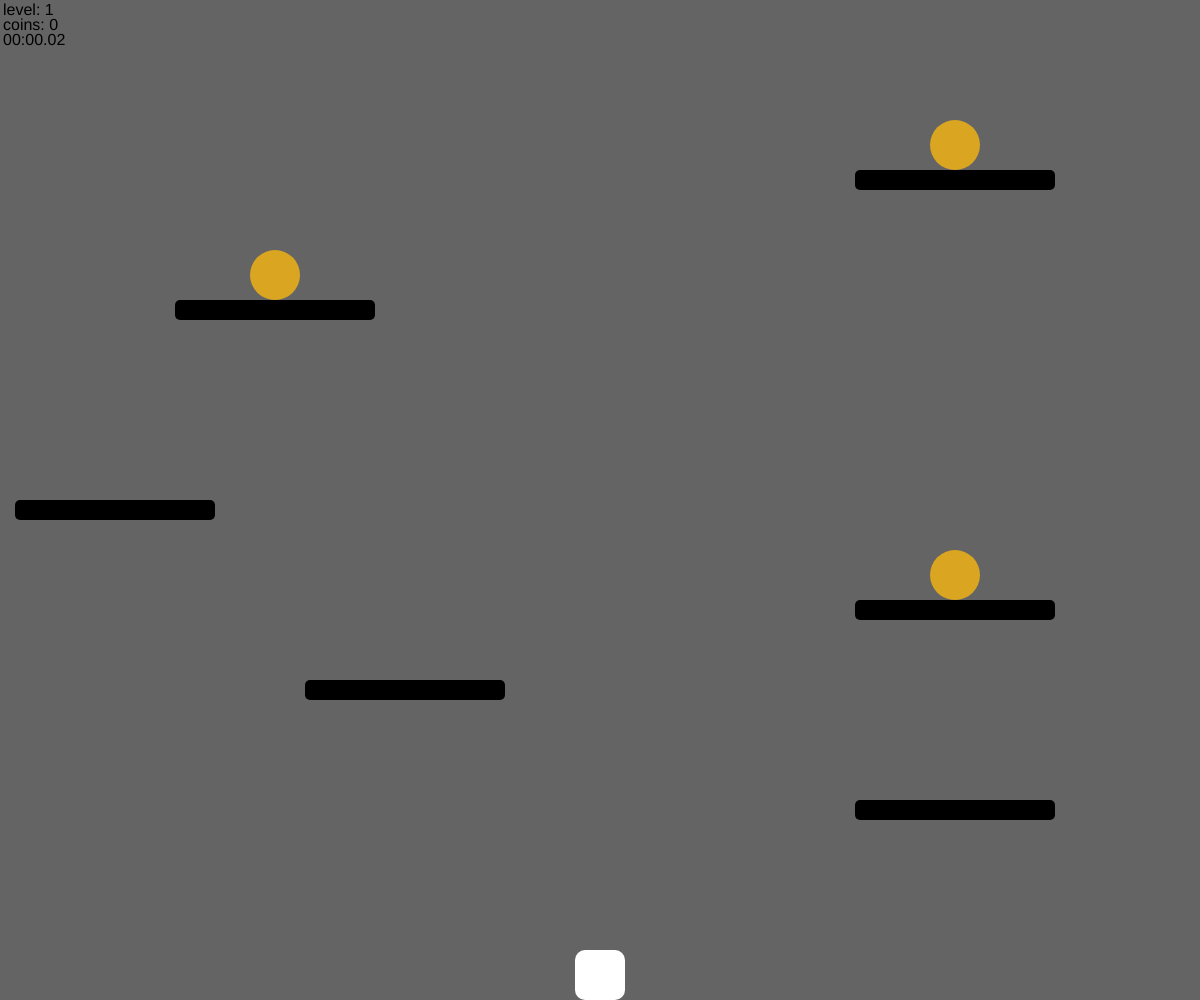
Frame 1 (no input)
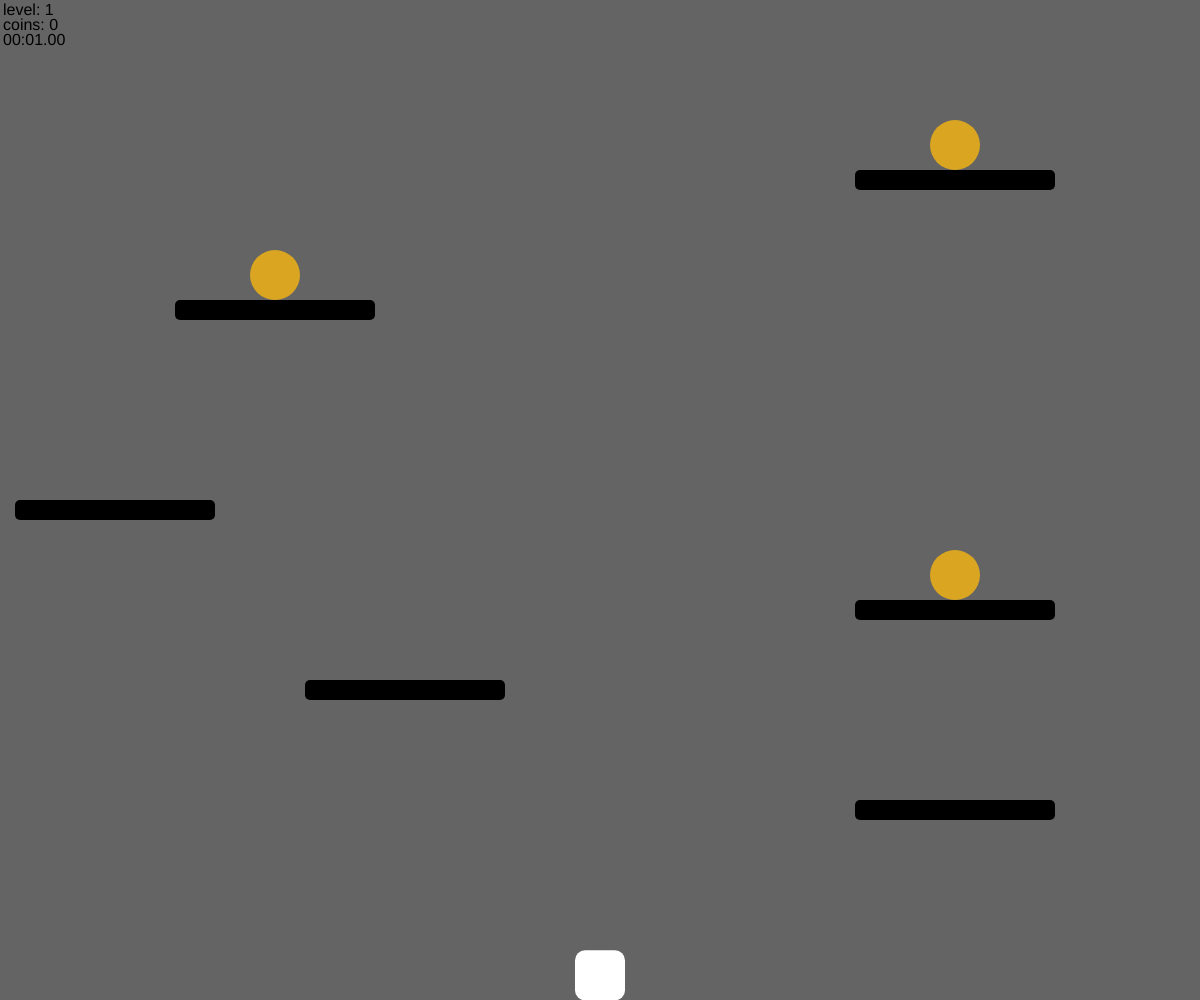
Frame 60 (no input)
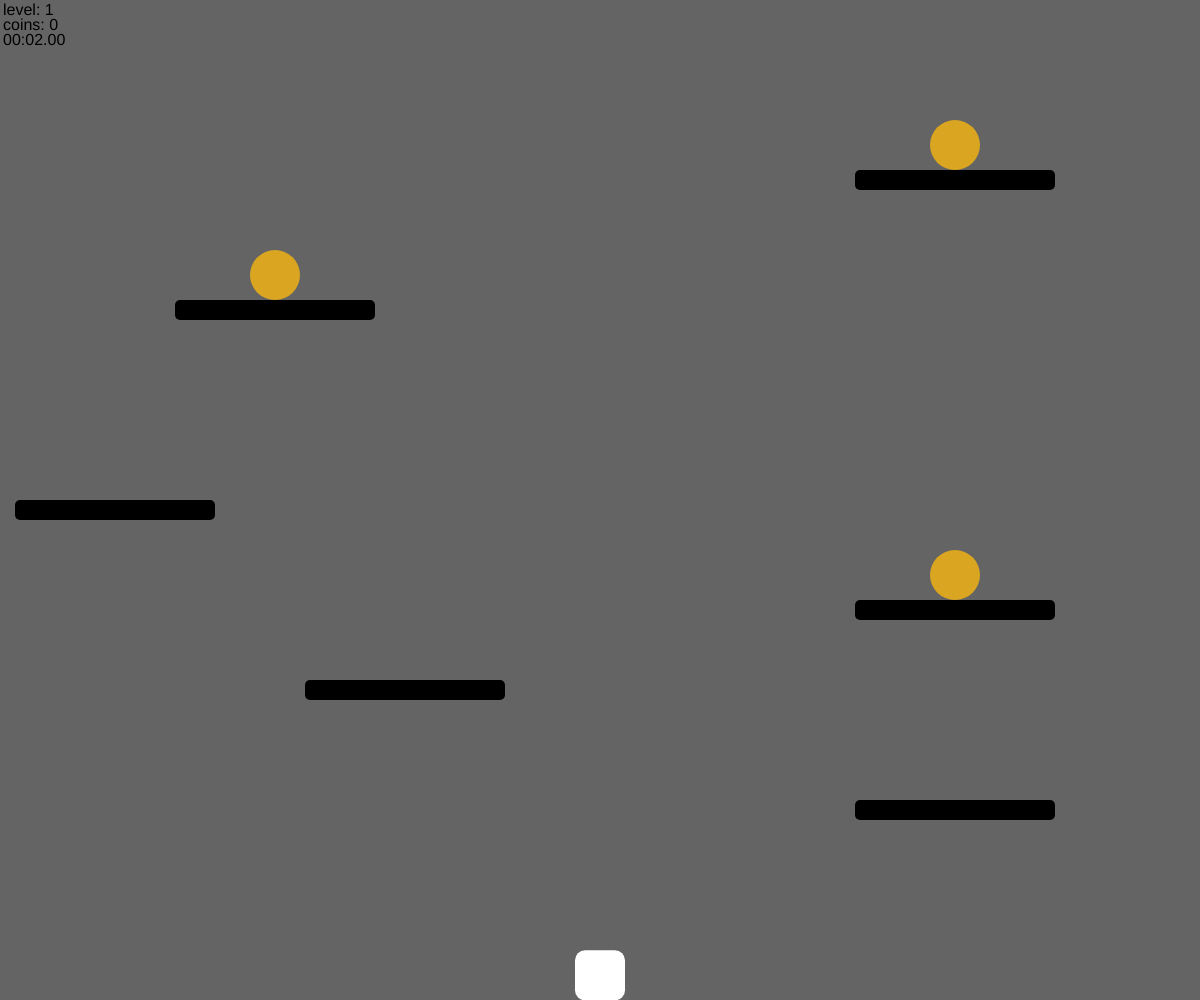
Frame 120 (the mouse pressed at the canvas centre since frame 60)

The p5.js sketch that drew these frames (run headless with seeded random() and noise() and a simulated clock; from frame 60 on, the mouse is pressed at the canvas centre):

// p5.js sketch
// ── sketch.js
// setup variables
let width;
let height;

// player variables
let gravity = .3;
let x;
let y;
let xv = 0;
let yv = 0;
let radius = 25;
let jump = false;
let touch = false;

// game variables
let levels = [];
let coinCount = 0;
let level = 0;

// timer variables
let time = 0;
let stopped = false;

function setup() {

  width = windowWidth;
  height = windowHeight;
  x = width/2;
  y = height - radius;

  levels[0] = {
    platforms: [

      // ground
      {x: 0, y: height, width: width, height: 20},

      // platforms middle
      {x: 855, y: height/2 + 300, width: 200, height: 20},
      {x: 855, y: height/2 + 100, width: 200, height: 20},
      {x: 855, y: height/2 - 330, width: 200, height: 20},

      // platforms left
      {x: 305, y: height/2 + 180, width: 200, height: 20},
      {x: 15, y: height/2, width: 200, height: 20},
      {x: 175, y: height/2 - 200, width: 200, height: 20},

      // platforms right
      {x: 1355, y: height/2, width: 200, height: 20},
      {x: 1355, y: height/2 - 200, width: 200, height: 20}
    ],
    coins: [

      // coins middle
      {x: 955, y: height/2 + 75, width: 50, height: 50},
      {x: 955, y: height/2 - 355, width: 50, height: 50},

      // coins left
      {x: 275, y: height/2 - 225, width: 50, height: 50}
    ]
  };

  levels[1] = {
    platforms: [

      // ground
      {x: 0, y: height, width: width, height: 20},

      // platforms middle
      {x: 855, y: height/2 + 300, width: 200, height: 20},
      {x: 855, y: height/2 + 180, width: 200, height: 20},
      {x: 855, y: height/2 - 40, width: 200, height: 20},

      // platforms left
      {x: 355, y: height/2 - 140, width: 200, height: 20},
      {x: 355, y: height/2 - 260, width: 200, height: 20},
      {x: 5, y: height/2 - 400, width: 200, height: 20},

      // platforms right
      {x: 1405, y: height/2 - 200, width: 200, height: 20},
      {x: 1405, y: height/2 - 80, width: 200, height: 20}
    ],
    coins: [

      // coins middle
      {x: 955, y: height/2 - 65, width: 50, height: 50},

      // coins left
      {x: 105, y: height/2 - 425, width: 50, height: 50},

      // coins right
      {x: 1505, y: height/2 - 225, width: 50, height: 50}
    ]
  };

  levels[2] = {
    platforms: [

      // ground
      {x: 0, y: height, width: width, height: 20},

      // platforms middle
      {x: 855, y: height/2 + 260, width: 200, height: 20},
      {x: 855, y: height/2 + 150, width: 200, height: 20},
      {x: 855, y: height/2 - 270, width: 200, height: 320},
      {x: 855, y: height/2 - 370, width: 200, height: 20},

      // platforms left
      {x: 305, y: height/2, width: 200, height: 20},
      {x: 305, y: height/2 - 110, width: 200, height: 20},

      // platforms right
      {x: 1305, y: height/2 - 60, width: 200, height: 20},
      {x: 1715, y: height/2 - 280, width: 200, height: 20}
    ],
    coins: [

      // coins left
      {x: 405, y: height/2 - 135, width: 50, height: 50},

      // coins right
      {x: 1815, y: height/2 - 305, width: 50, height: 50},

      // coins middle
      {x: 955, y: height/2 - 395, width: 50, height: 50}
    ]
  };

  levels[3] = {
    platforms: [

      // ground
      {x: 0, y: height, width: width, height: 20},

      // platforms middle
      {x: 855, y: height/2 + 260, width: 200, height: 20},
      {x: 855, y: height/2 - 420, width: 200, height: 600},

      // platforms left
      {x: 555, y: height/2 + 40, width: 200, height: 20},
      {x: 555, y: height/2 - 60, width: 200, height: 20},
      {x: 55, y: height/2 - 200, width: 200, height: 20},
      {x: 555, y: height/2 - 360, width: 200, height: 20},
      {x: 55, y: height/2 - 300, width: 200, height: 20},

      // platforms right
      {x: 1205, y: height/2 + 100, width: 200, height: 20},
      {x: 1205, y: height/2, width: 200, height: 20},
      {x: 1160, y: height/2 - 180, width: 280, height: 20},
      {x: 1115, y: height/2 - 360, width: 365, height: 20},
    ],

    coins: [

      // coins left
      {x: 155, y: height/2 - 325, width: 50, height: 50},

      // coins middle
      {x: 955, y: height/2 - 445, width: 50, height: 50},

      // coins right
      {x: 1305, y: height/2 - 385, width: 50, height: 50}
    ]
  };

  createCanvas(width, height);
};

// called every frame by p5.js
function draw() {

  drawObjects();
  detectCoins();
  keyEvents();

  // coin counter text
  fill(0, 0, 0);
  textSize(16);
  text("coins: " + coinCount, 3, 30);

  // updating timer
  if (!stopped) {
    time = millis();
  };
  drawTime();

  // all coins of level collected
  if (levels[level].coins.length == 0) {
    if (levels.length == level+1) {
      // stop timer
      stopped = true;
    } else {
      // reset x and y position and increment level
      y = height - radius;
      x = 955;
      level++;
    };
  };

  // level text
  text("level: " + (level+1), 3, 15);

  // jumping
  if (touch && keyIsDown(UP_ARROW)) {
    jump = true;
    touch = false;
    yv = -12;
  };

  if (jump) {
    jump = false;
  } else {
    touch = detectPlatforms();
  };

  // stay on sides and top
  if (x > width - radius) {
    x = width - radius;
    xv = 0;
  } else if (x < 0 + radius) {
    x = 0 + radius;
    xv = 0;
  } else if (y < 0 + radius) {
    y = 0 + radius;
    yv = 0;
  };

  // gravity
  yv = yv + gravity;
  y = y + yv;

  // update x position
  x = x + xv;
};

// draws the objects
function drawObjects() {

  noStroke();

  // clear background
  background(100);
  fill(255, 236, 0);

  // draw player
  fill(255, 255, 255);
  rect(x - radius, y - radius, radius * 2, radius * 2, 10);
  fill(0, 0, 0);

  // draw platforms and coins
  fill(0);

  // draw platforms for level
  levels[level].platforms.forEach(function(platform) {
    rect(platform.x, platform.y, platform.width, platform.height, 5);
  });

  // draw coins for level
  levels[level].coins.forEach(function(coin) {
    fill(218,165,32);
    ellipse(coin.x, coin.y, coin.width, coin.height);
  });
};

// the function for drawing the timer text
function drawTime() {

  sec = time / 1000;
  min = int(sec / 60);
  sec = sec % 60;

  text(nf(min, 2, 0) + ":" + nf(sec, 2, 2), 3, 45);
};

// collison detection
// returns true if on touching ground or platform (on top) and false if not
function detectPlatforms() {

  for (let platform of levels[level].platforms) {

    if (x >= platform.x - radius && x <= platform.x + platform.width + radius
        && y >= platform.y - radius && y <= platform.y + platform.height + radius) {

          let dytop = y + radius - platform.y;
          let dxleft = x + radius - platform.x;
          let dybottom = platform.y + platform.height - (y - radius);
          let dxright = platform.x + platform.width - (x - radius);

          if (yv >= 0 && dxleft >= dytop && dxright >= dytop) {
            y = platform.y - radius;
            yv = 0;
            return true;
          } else if (yv <= 0 && dxleft >= dybottom && dxright >= dybottom) {
            y = platform.y + platform.height + radius;
            yv = 0;
            return false;
          };

          if (xv >= 0 && dxleft < dxright) {
            x = platform.x - radius;
            xv = 0;
            return false;
          } else if (xv <= 0 && dxleft > dxright) {
            x = platform.x + platform.width + radius;
            xv = 0;
            return false;
          };
    };
  };
  return false;
};

// coin detection
function detectCoins() {

  levels[level].coins.forEach(function(coin, index) {

    if (x >= coin.x - coin.width/2 - radius && x <= coin.x + coin.width/2 + radius
        && y >= coin.y - coin.height/2 - radius && y <= coin.y + coin.height/2 + radius) {

          // remove object from array
          levels[level].coins.splice(index, 1);
          coinCount ++;
    };
  });
};

// key events
function keyEvents() {

  if (keyIsDown(RIGHT_ARROW)) {
    xv = 4.5;
  } else if (keyIsDown(LEFT_ARROW)) {
    xv = -4.5;
  } else {
    xv = 0;
  }
};
